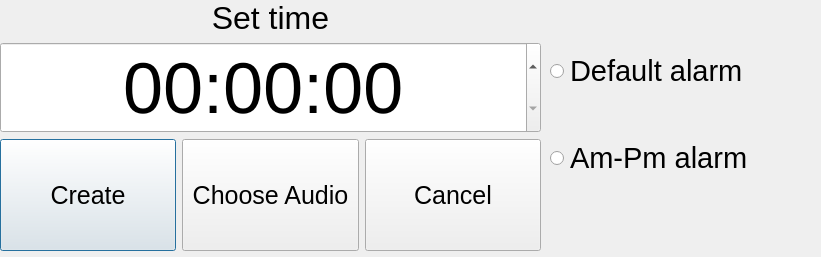
<?xml version="1.0" encoding="UTF-8"?>
<ui version="4.0">
 <class>createAlarm</class>
 <widget class="QDialog" name="createAlarm">
  <property name="geometry">
   <rect>
    <x>0</x>
    <y>0</y>
    <width>821</width>
    <height>257</height>
   </rect>
  </property>
  <property name="minimumSize">
   <size>
    <width>821</width>
    <height>257</height>
   </size>
  </property>
  <property name="maximumSize">
   <size>
    <width>821</width>
    <height>257</height>
   </size>
  </property>
  <property name="windowTitle">
   <string>Dialog</string>
  </property>
  <widget class="QWidget" name="layoutWidget">
   <property name="geometry">
    <rect>
     <x>550</x>
     <y>10</y>
     <width>255</width>
     <height>211</height>
    </rect>
   </property>
   <layout class="QVBoxLayout" name="verticalLayout_2">
    <property name="sizeConstraint">
     <enum>QLayout::SetNoConstraint</enum>
    </property>
    <item>
     <widget class="QRadioButton" name="defaultTimer">
      <property name="font">
       <font>
        <pointsize>22</pointsize>
       </font>
      </property>
      <property name="text">
       <string>Default alarm</string>
      </property>
     </widget>
    </item>
    <item>
     <widget class="QRadioButton" name="AmTimer">
      <property name="font">
       <font>
        <pointsize>22</pointsize>
       </font>
      </property>
      <property name="text">
       <string>Am-Pm alarm</string>
      </property>
     </widget>
    </item>
   </layout>
  </widget>
  <widget class="QWidget" name="verticalLayoutWidget">
   <property name="geometry">
    <rect>
     <x>0</x>
     <y>0</y>
     <width>541</width>
     <height>251</height>
    </rect>
   </property>
   <layout class="QVBoxLayout" name="verticalLayout">
    <property name="sizeConstraint">
     <enum>QLayout::SetMinimumSize</enum>
    </property>
    <item>
     <widget class="QLabel" name="label">
      <property name="sizePolicy">
       <sizepolicy hsizetype="Preferred" vsizetype="Fixed">
        <horstretch>0</horstretch>
        <verstretch>0</verstretch>
       </sizepolicy>
      </property>
      <property name="font">
       <font>
        <pointsize>24</pointsize>
       </font>
      </property>
      <property name="text">
       <string>Set time</string>
      </property>
      <property name="alignment">
       <set>Qt::AlignCenter</set>
      </property>
     </widget>
    </item>
    <item>
     <widget class="QTimeEdit" name="timeEdit">
      <property name="font">
       <font>
        <pointsize>54</pointsize>
       </font>
      </property>
      <property name="alignment">
       <set>Qt::AlignCenter</set>
      </property>
      <property name="buttonSymbols">
       <enum>QAbstractSpinBox::UpDownArrows</enum>
      </property>
      <property name="displayFormat">
       <string>HH:mm:ss</string>
      </property>
     </widget>
    </item>
    <item>
     <layout class="QHBoxLayout" name="layoutButtons">
      <property name="sizeConstraint">
       <enum>QLayout::SetMinimumSize</enum>
      </property>
      <item>
       <widget class="QPushButton" name="create">
        <property name="sizePolicy">
         <sizepolicy hsizetype="Minimum" vsizetype="Minimum">
          <horstretch>0</horstretch>
          <verstretch>0</verstretch>
         </sizepolicy>
        </property>
        <property name="font">
         <font>
          <pointsize>19</pointsize>
         </font>
        </property>
        <property name="text">
         <string>Create</string>
        </property>
       </widget>
      </item>
      <item>
       <widget class="QPushButton" name="chooseAudio">
        <property name="sizePolicy">
         <sizepolicy hsizetype="Minimum" vsizetype="Minimum">
          <horstretch>0</horstretch>
          <verstretch>0</verstretch>
         </sizepolicy>
        </property>
        <property name="font">
         <font>
          <pointsize>19</pointsize>
         </font>
        </property>
        <property name="text">
         <string>Choose Audio</string>
        </property>
       </widget>
      </item>
      <item>
       <widget class="QPushButton" name="pushButton">
        <property name="sizePolicy">
         <sizepolicy hsizetype="Minimum" vsizetype="Minimum">
          <horstretch>0</horstretch>
          <verstretch>0</verstretch>
         </sizepolicy>
        </property>
        <property name="font">
         <font>
          <pointsize>19</pointsize>
         </font>
        </property>
        <property name="text">
         <string>Cancel</string>
        </property>
       </widget>
      </item>
     </layout>
    </item>
   </layout>
  </widget>
 </widget>
 <resources/>
 <connections/>
</ui>
